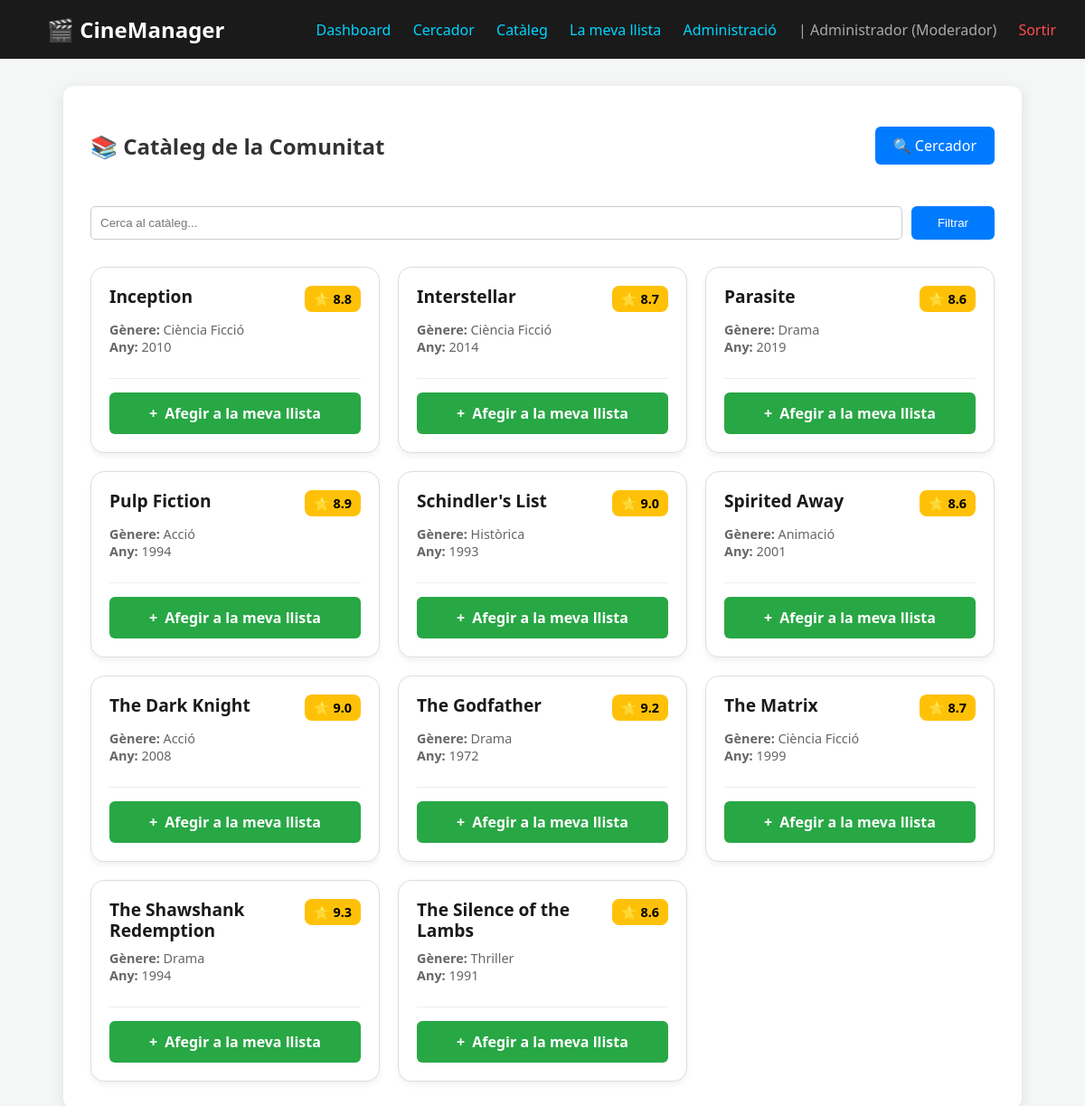
Page /cataleg.php (signed in) on the committed database.
### tables this page shows
CREATE TABLE pelicules (
    id_pelicula INT AUTO_INCREMENT PRIMARY KEY,
    titol VARCHAR(100) NOT NULL UNIQUE,
    genere VARCHAR(255) NOT NULL,
    director VARCHAR(100),
    any_estrena INT,
    sinopsi TEXT,
    puntuacio DECIMAL(3,1)
);

### cataleg.php (the view, shortened to what this page needs)
<?php
require_once 'header.php';
require_once 'config/db_connect.php';
$cerca = isset($_GET['cerca']) ? mysqli_real_escape_string($conexion, $_GET['cerca']) : '';
$sql = "SELECT * FROM pelicules";
$sql .= " ORDER BY titol ASC";
$res = mysqli_query($conexion, $sql);
?>
<div class="container">
    <div style="display: flex; justify-content: space-between; align-items: center; margin-bottom: 30px;">
        <h2>📚 Catàleg de la Comunitat</h2>
        <a href="movie_search.php" class="btn btn-edit" style="height:auto; padding:10px 20px;">🔍 Cercador</a>
    </div>
    <form method="GET" style="display: flex; gap: 10px; margin-bottom: 30px;">
        <input type="text" name="cerca" placeholder="Cerca al catàleg..." value="<?php echo htmlspecialchars($cerca); ?>" style="margin-bottom:0;">
        <button type="submit" class="btn btn-edit" style="height:auto; width:100px;">Filtrar</button>
    </form>
    <div style="display: grid; grid-template-columns: repeat(auto-fill, minmax(280px, 1fr)); gap: 20px;">
        <?php if(mysqli_num_rows($res) > 0): ?>
            <?php while($peli = mysqli_fetch_assoc($res)): ?>
                <div style="background: white; border: 1px solid #ddd; padding: 20px; border-radius: 15px; box-shadow: 0 4px 6px rgba(0,0,0,0.05); display: flex; flex-direction: column; justify-content: space-between;">
                    <div>
                        <div style="display:flex; justify-content:space-between; align-items:flex-start; gap: 10px;">
                            <h4 style="margin: 0; color: #1a1a1a; font-size: 1.2rem; line-height: 1.2;">
                                <?php echo htmlspecialchars($peli['titol']); ?>
                            </h4>
                            <span style="background: #ffc107; color: #000; padding: 5px 10px; border-radius: 8px; font-weight: bold; font-size: 0.9rem; display: flex; align-items: center; gap: 5px; white-space: nowrap; height: fit-content;">
                                ⭐ <?php echo number_format($peli['puntuacio'], 1); ?>
                            </span>
                        </div>
                        <p style="margin: 10px 0; font-size: 0.9rem; color: #666;">
                            <strong>Gènere:</strong> <?php echo htmlspecialchars($peli['genere']); ?><br>
                            <strong>Any:</strong> <?php echo $peli['any_estrena']; ?>
                        </p>
                    </div>
                    <div style="margin-top: 15px; border-top: 1px solid #eee; padding-top: 15px;">
                        <a href="movie_import.php?id_local=<?php echo $peli['id_pelicula']; ?>" class="btn btn-add" style="width: 100%; height:auto; padding:12px; text-decoration:none; text-align:center; display:flex; align-items:center; justify-content:center; color:white; font-weight:bold;">
                            <span style="font-size:1.0rem; margin-right:8px;">+</span> Afegir a la meva llista
                        </a>
                    </div>
                </div>
            <?php endwhile; ?>
        <?php else: ?>
            <p style="grid-column: 1/-1; text-align: center; color: #999; padding: 40px;">El catàleg està buit o no hi ha coincidències.</p>
        <?php endif; ?>
    </div>
</div>

### header.php (style rules this page uses)
body { font-family: 'Segoe UI', Tahoma, Geneva, Verdana, sans-serif; margin: 0; background-color: #f4f7f6; color: #333; }
.container { max-width: 1000px; margin: 30px auto; background: white; padding: 30px; border-radius: 12px; box-shadow: 0 4px 15px rgba(0,0,0,0.1); }
.btn { padding: 8px 12px; border-radius: 6px; text-decoration: none; display: inline-flex; align-items: center; justify-content: center; transition: 0.3s; border: none; cursor: pointer; min-width: 38px; height: 38px; box-sizing: border-box; }
.btn-add { background: #28a745; color: white; }
.btn-edit { background: #007bff; color: white; }
input, select, textarea { width: 100%; padding: 10px; border: 1px solid #ccc; border-radius: 5px; box-sizing: border-box; margin-bottom: 15px; }

### rows in the picture
pelicules: titol "Inception", puntuacio "8.8", genere "Ciència Ficció", any_estrena "2010", $peli['id_pelicula'] 1 (drawn)
pelicules: titol "Interstellar", puntuacio "8.7", genere "Ciència Ficció", any_estrena "2014"
pelicules: titol "Parasite", puntuacio "8.6", genere "Drama", any_estrena "2019"
pelicules: titol "Pulp Fiction", puntuacio "8.9", genere "Acció", any_estrena "1994"
pelicules: titol "Schindler's List", puntuacio "9.0", genere "Històrica", any_estrena "1993"
pelicules: titol "Spirited Away", puntuacio "8.6", genere "Animació", any_estrena "2001", $peli['id_pelicula'] 10 (drawn)
pelicules: titol "The Dark Knight", puntuacio "9.0", genere "Acció", any_estrena "2008"
pelicules: titol "The Godfather", puntuacio "9.2", genere "Drama", any_estrena "1972"
pelicules: titol "The Matrix", puntuacio "8.7", genere "Ciència Ficció", any_estrena "1999"
pelicules: titol "The Shawshank Redemption", puntuacio "9.3", genere "Drama", any_estrena "1994"
pelicules: titol "The Silence of the Lambs", puntuacio "8.6", genere "Thriller", any_estrena "1991"

### other values in the picture
$nom_usuari "Administrador"
$rol "Moderador"
